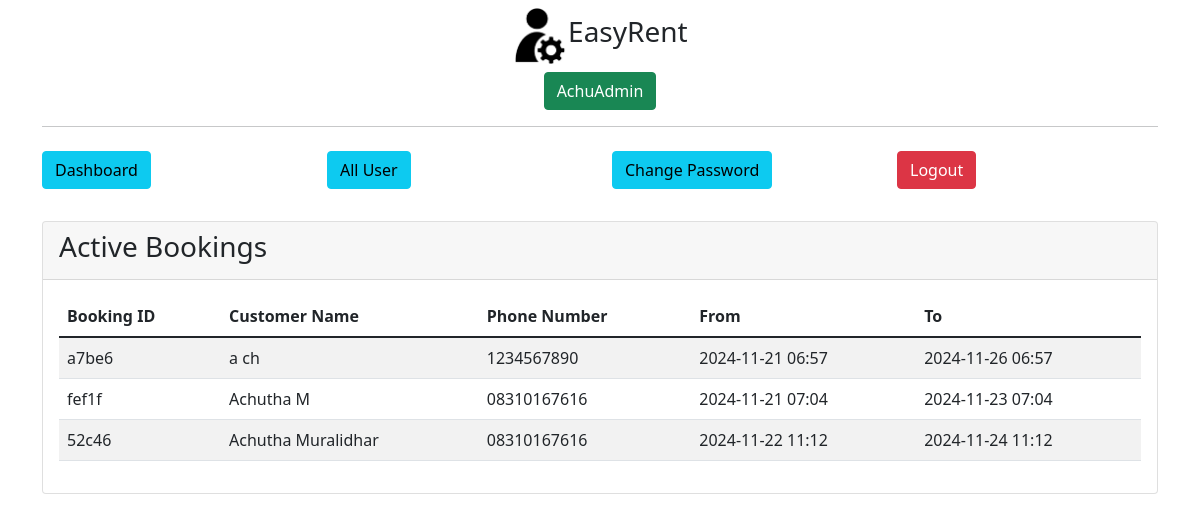
The app's page /admin/bookings (signed in) with its own data.
### controllers/model.py (models this page shows)
class BookingDetails(db.Model):
    __tablename__ = 'booking_details'
    booking_id = db.Column(db.String(5), primary_key=True, nullable=False)
    from_dt_time = db.Column(db.DateTime, nullable=False)
    ret_dt_time = db.Column(db.DateTime, nullable=False)
    amount = db.Column(db.Numeric(10, 2), nullable=False)
    booking_status = db.Column(db.String(1), nullable=False)
    pickup_loc = db.Column(db.String(4), db.ForeignKey('location_details.location_id'), nullable=False)
    drop_loc = db.Column(db.String(4), db.ForeignKey('location_details.location_id'), nullable=False)
    reg_num = db.Column(db.String(7), db.ForeignKey('car.registration_number'), nullable=False)
    dl_num = db.Column(db.String(8), db.ForeignKey('customer_details.dl_number'), nullable=False)
    ins_code = db.Column(db.String(4), db.ForeignKey('rental_car_insurance.insurance_code'))
    act_ret_dt_time = db.Column(db.DateTime)
    discount_code = db.Column(db.String(4), db.ForeignKey('discount_details.discount_code'))

class CustomerDetails(db.Model):
    __tablename__ = 'customer_details'
    dl_number = db.Column(db.String(8), primary_key=True, nullable=False)
    fname = db.Column(db.String(25), nullable=False)
    mname = db.Column(db.String(15))
    lname = db.Column(db.String(25), nullable=False)
    username = db.Column(db.String(25), nullable=False)
    phone_number = db.Column(db.String(25), nullable=False)
    email_id = db.Column(db.String(30), nullable=False)
    street = db.Column(db.String(30), nullable=False)
    city = db.Column(db.String(20), nullable=False)
    state_name = db.Column(db.String(20), nullable=False)
    zipcode = db.Column(db.String(5), nullable=False)
    password = db.Column(db.String(255), nullable=False)
    status = db.Column(db.Integer,default=0, nullable=False)

### controllers/routes.py (the view)
@main.route('/admin/bookings')
def adminBookings():
    if not session.get('admin_id'):
        return redirect('/admin/')
    bookings = db.session.query(
        model.BookingDetails.booking_id,
        model.CustomerDetails.fname,
        model.CustomerDetails.lname,
        model.CustomerDetails.phone_number,
        model.BookingDetails.from_dt_time,
        model.BookingDetails.ret_dt_time
    ).join(
        model.CustomerDetails,
        model.BookingDetails.dl_num == model.CustomerDetails.dl_number
    ).filter(
        model.BookingDetails.booking_status == 'P'
    ).all()
    return render_template('admin/bookings.html', title='Active Bookings', bookings=bookings)

### templates/admin/bookings.html
{% extends 'admin/layout.html' %}
{% block content %}
<div class="container">
    {% include 'admin/navbar.html' %}
</div>
<div class="container mt-4">
    <div class="card">
        <div class="card-header">
            <h3 class="card-title">Active Bookings</h3>
        </div>
        <div class="card-body">
            <div class="table-responsive">
                <table class="table table-striped">
                    <thead>
                        <tr>
                            <th>Booking ID</th>
                            <th>Customer Name</th>
                            <th>Phone Number</th>
                            <th>From</th>
                            <th>To</th>
                        </tr>
                    </thead>
                    <tbody>
                        {% for booking in bookings %}
                        <tr>
                            <td>{{ booking.booking_id }}</td>
                            <td>{{ booking.fname }} {{ booking.lname }}</td>
                            <td>{{ booking.phone_number }}</td>
                            <td>{{ booking.from_dt_time.strftime('%Y-%m-%d %H:%M') }}</td>
                            <td>{{ booking.ret_dt_time.strftime('%Y-%m-%d %H:%M') }}</td>
                        </tr>
                        {% endfor %}
                    </tbody>
                </table>
            </div>
        </div>
    </div>
</div>
{% endblock content %}

### records on screen
BookingDetails: booking_id "a7be6", fname "a", lname "ch", phone_number "1234567890", from_dt_time "2024-11-21 06:57", ret_dt_time "2024-11-26 06:57"
BookingDetails: booking_id "fef1f", fname "Achutha", lname "M", phone_number "08310167616", from_dt_time "2024-11-21 07:04", ret_dt_time "2024-11-23 07:04"
BookingDetails: booking_id "52c46", fname "Achutha", lname "Muralidhar", phone_number "08310167616", from_dt_time "2024-11-22 11:12", ret_dt_time "2024-11-24 11:12"

### other values on screen
{{ session.admin_name }} "AchuAdmin"
